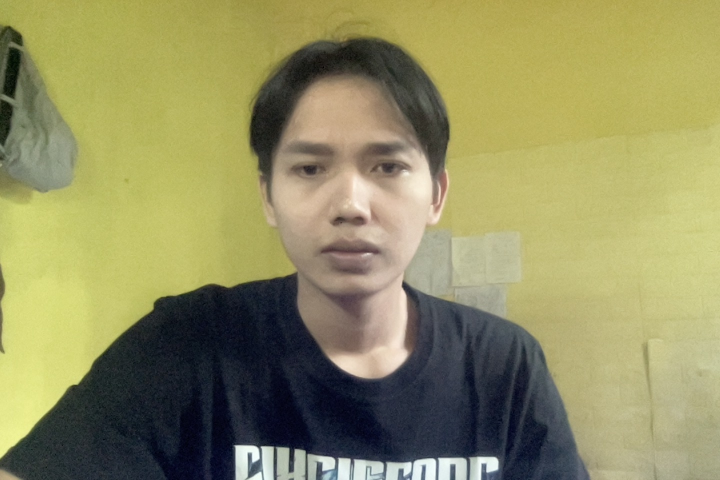
#> input picture foto.jpg, 1440 x 960 px, given in place of the camera (shown at 1/2 size)
$ python collect_training_data.py   (older library calls are emulated)
#> lines starting #> are read from the running program, lines starting #| are printed output that depends on the picture
#!/usr/bin/env python3
"""
Simple Data Collection Tool for Liveness Detection
=================================================

This tool helps collect training data for liveness detection by capturing
real and fake face images from webcam.
"""

import cv2
import os
import time
import numpy as np
from pathlib import Path
import json

class LivenessDataCollector:
    """
    Tool for collecting liveness detection training data
    """

    def __init__(self, output_dir="liveness_training_data"):
        """
        Initialize data collector

        Args:
            output_dir (str): Output directory for collected data
        """
        self.output_dir = output_dir
        self.face_cascade = cv2.CascadeClassifier(
            cv2.data.haarcascades + 'haarcascade_frontalface_default.xml'
        )

        # Create directory structure
        self.create_directories()

        # Collection statistics
        self.stats = {
            'real_images': 0,
            'fake_images': 0,
            'session_start': time.time()
        }

        print(f"Data collector initialized")
        print(f"Output directory: {self.output_dir}")

    def create_directories(self):
        """Create necessary directories"""
        subdirs = [
            "train/real", "train/fake",
            "validation/real", "validation/fake",
            "test/real", "test/fake"
        ]

        for subdir in subdirs:
            Path(f"{self.output_dir}/{subdir}").mkdir(parents=True, exist_ok=True)

        print("Directory structure created")

    def collect_real_faces(self, target_count=500):
        """
        Collect real face images

        Args:
            target_count (int): Target number of images to collect
        """
        print(f"\n📸 COLLECTING REAL FACES (Target: {target_count} images)")
        print("Instructions:")
        print("- Look directly at the camera")
        print("- Try different expressions and slight head movements")
        print("- Ensure good lighting")
        print("- Press SPACE to capture, Q to quit")
        print("- Images will be saved automatically when face is detected")

        cap = cv2.VideoCapture(0)
        cap.set(cv2.CAP_PROP_FRAME_WIDTH, 1280)
        cap.set(cv2.CAP_PROP_FRAME_HEIGHT, 720)

        collected = 0
        last_capture_time = 0
        capture_interval = 0.5  # Minimum interval between captures

        try:
            while collected < target_count:
                ret, frame = cap.read()
                if not ret:
                    break

                # Mirror effect
                frame = cv2.flip(frame, 1)

                # Detect faces
                gray = cv2.cvtColor(frame, cv2.COLOR_BGR2GRAY)
                faces = self.face_cascade.detectMultiScale(
                    gray, scaleFactor=1.1, minNeighbors=5,
                    minSize=(100, 100), maxSize=(400, 400)
                )

                # Draw detection box and info
                current_time = time.time()

                for (x, y, w, h) in faces:
                    # Draw face rectangle
                    cv2.rectangle(frame, (x, y), (x + w, y + h), (0, 255, 0), 2)

                    # Auto-capture if enough time has passed
                    if current_time - last_capture_time > capture_interval:
                        # Extract and save face
                        face_roi = frame[y:y+h, x:x+w]

                        # Quality check
                        if self.is_good_quality_face(face_roi):
                            # Save to train/validation/test based on count
                            subset = self.get_data_subset(collected, target_count)
                            filename = f"real_{int(current_time)}_{collected:04d}.jpg"
                            filepath = os.path.join(self.output_dir, subset, "real", filename)

                            # Resize and save
                            face_resized = cv2.resize(face_roi, (128, 128))
                            cv2.imwrite(filepath, face_resized)

                            collected += 1
                            last_capture_time = current_time
                            self.stats['real_images'] += 1

                            print(f"✅ Captured real face {collected}/{target_count} -> {filepath}")

                # Draw UI
                self.draw_collection_ui(frame, "REAL FACES", collected, target_count)

                # Display
                cv2.imshow('Real Face Collection', frame)

                # Handle keys
                key = cv2.waitKey(1) & 0xFF
                if key == ord('q'):
                    break
                elif key == ord(' '):
                    # Manual capture
                    if len(faces) > 0:
                        x, y, w, h = faces[0]
                        face_roi = frame[y:y+h, x:x+w]

                        if self.is_good_quality_face(face_roi):
                            subset = self.get_data_subset(collected, target_count)
                            filename = f"real_manual_{int(current_time)}_{collected:04d}.jpg"
                            filepath = os.path.join(self.output_dir, subset, "real", filename)

                            face_resized = cv2.resize(face_roi, (128, 128))
                            cv2.imwrite(filepath, face_resized)

                            collected += 1
                            self.stats['real_images'] += 1

                            print(f"📷 Manual capture {collected}/{target_count} -> {filepath}")

        except KeyboardInterrupt:
            print("\nCollection interrupted by user")

        finally:
            cap.release()
            cv2.destroyAllWindows()

        print(f"\n✅ Real face collection completed: {collected} images")

    def collect_fake_faces(self, target_count=500):
        """
        Collect fake face images (photos, screens, etc.)

        Args:
            target_count (int): Target number of images to collect
        """
        print(f"\n📱 COLLECTING FAKE FACES (Target: {target_count} images)")
        print("Instructions:")
        print("- Show photos on phone/tablet screen")
        print("- Use printed photos")
        print("- Display photos on computer monitor")
        print("- Try different angles and distances")
        print("- Press SPACE to capture, Q to quit")

        cap = cv2.VideoCapture(0)
        cap.set(cv2.CAP_PROP_FRAME_WIDTH, 1280)
        cap.set(cv2.CAP_PROP_FRAME_HEIGHT, 720)

        collected = 0
        last_capture_time = 0
        capture_interval = 0.5

        try:
            while collected < target_count:
                ret, frame = cap.read()
                if not ret:
                    break

                # Mirror effect
                frame = cv2.flip(frame, 1)

                # Detect faces
                gray = cv2.cvtColor(frame, cv2.COLOR_BGR2GRAY)
                faces = self.face_cascade.detectMultiScale(
                    gray, scaleFactor=1.1, minNeighbors=5,
                    minSize=(80, 80), maxSize=(500, 500)
                )

                # Draw detection and capture
                current_time = time.time()

                for (x, y, w, h) in faces:
                    # Draw face rectangle (red for fake)
                    cv2.rectangle(frame, (x, y), (x + w, y + h), (0, 0, 255), 2)

                    # Auto-capture
                    if current_time - last_capture_time > capture_interval:
                        face_roi = frame[y:y+h, x:x+w]

                        # Save fake face
                        subset = self.get_data_subset(collected, target_count)
                        filename = f"fake_{int(current_time)}_{collected:04d}.jpg"
                        filepath = os.path.join(self.output_dir, subset, "fake", filename)

                        face_resized = cv2.resize(face_roi, (128, 128))
                        cv2.imwrite(filepath, face_resized)

                        collected += 1
                        last_capture_time = current_time
                        self.stats['fake_images'] += 1

                        print(f"🔴 Captured fake face {collected}/{target_count} -> {filepath}")

                # Draw UI
                self.draw_collection_ui(frame, "FAKE FACES", collected, target_count, color=(0, 0, 255))

                # Display
                cv2.imshow('Fake Face Collection', frame)

                # Handle keys
                key = cv2.waitKey(1) & 0xFF
                if key == ord('q'):
                    break
                elif key == ord(' '):
                    # Manual capture
                    if len(faces) > 0:
                        x, y, w, h = faces[0]
                        face_roi = frame[y:y+h, x:x+w]

                        subset = self.get_data_subset(collected, target_count)
                        filename = f"fake_manual_{int(current_time)}_{collected:04d}.jpg"
                        filepath = os.path.join(self.output_dir, subset, "fake", filename)

                        face_resized = cv2.resize(face_roi, (128, 128))
                        cv2.imwrite(filepath, face_resized)

                        collected += 1
                        self.stats['fake_images'] += 1

                        print(f"📷 Manual capture {collected}/{target_count} -> {filepath}")

        except KeyboardInterrupt:
            print("\nCollection interrupted by user")

        finally:
            cap.release()
            cv2.destroyAllWindows()

        print(f"\n✅ Fake face collection completed: {collected} images")

    def is_good_quality_face(self, face_roi):
        """
        Check if face image is good quality

        Args:
            face_roi: Face region of interest

        Returns:
            bool: True if good quality
        """
        if face_roi.shape[0] < 50 or face_roi.shape[1] < 50:
            return False

        # Check sharpness using Laplacian variance
        gray = cv2.cvtColor(face_roi, cv2.COLOR_BGR2GRAY)
        laplacian_var = cv2.Laplacian(gray, cv2.CV_64F).var()

        # Check brightness
        brightness = np.mean(gray)

        return laplacian_var > 50 and 30 < brightness < 220

    def get_data_subset(self, current_count, total_count):
        """
        Determine which subset (train/validation/test) to save to

        Args:
            current_count (int): Current number of collected images
            total_count (int): Total target count

        Returns:
            str: Subset name
        """
        # Split: 70% train, 20% validation, 10% test
        train_split = int(total_count * 0.7)
        val_split = int(total_count * 0.9)

        if current_count < train_split:
            return "train"
        elif current_count < val_split:
            return "validation"
        else:
            return "test"

    def draw_collection_ui(self, frame, mode, collected, target, color=(0, 255, 0)):
        """
        Draw collection UI on frame

        Args:
            frame: Input frame
            mode (str): Collection mode
            collected (int): Number collected
            target (int): Target count
            color (tuple): UI color
        """
        height, width = frame.shape[:2]

        # Progress bar
        progress = collected / target
        bar_width = 400
        bar_height = 20
        bar_x = (width - bar_width) // 2
        bar_y = 50

        # Background
        cv2.rectangle(frame, (bar_x, bar_y), (bar_x + bar_width, bar_y + bar_height), (100, 100, 100), -1)

        # Progress
        progress_width = int(bar_width * progress)
        cv2.rectangle(frame, (bar_x, bar_y), (bar_x + progress_width, bar_y + bar_height), color, -1)

        # Text
        progress_text = f"{mode}: {collected}/{target} ({progress*100:.1f}%)"
        text_size = cv2.getTextSize(progress_text, cv2.FONT_HERSHEY_SIMPLEX, 0.8, 2)[0]
        text_x = (width - text_size[0]) // 2
        cv2.putText(frame, progress_text, (text_x, bar_y - 10),
                   cv2.FONT_HERSHEY_SIMPLEX, 0.8, color, 2)

        # Instructions
        instructions = [
            "SPACE: Manual capture",
            "Q: Quit collection",
            "Auto-capture when face detected"
        ]

        for i, instruction in enumerate(instructions):
            y_pos = height - 80 + (i * 25)
            cv2.putText(frame, instruction, (10, y_pos),
                       cv2.FONT_HERSHEY_SIMPLEX, 0.6, (255, 255, 255), 1)

    def save_collection_stats(self):
        """Save collection statistics"""
        self.stats['session_duration'] = time.time() - self.stats['session_start']
        self.stats['total_images'] = self.stats['real_images'] + self.stats['fake_images']

        stats_path = os.path.join(self.output_dir, 'collection_stats.json')
        with open(stats_path, 'w') as f:
            json.dump(self.stats, f, indent=2)

        print(f"Collection statistics saved to: {stats_path}")

    def create_dataset_info(self):
        """Create dataset information file"""
        info = {
            'dataset_name': 'Liveness Detection Training Data',
            'created_at': time.strftime('%Y-%m-%d %H:%M:%S'),
            'classes': ['real', 'fake'],
            'image_size': '128x128',
            'format': 'JPEG',
            'structure': {
                'train': 'Training data (70%)',
                'validation': 'Validation data (20%)',
                'test': 'Test data (10%)'
            },
            'collection_stats': self.stats
        }

        info_path = os.path.join(self.output_dir, 'dataset_info.json')
        with open(info_path, 'w') as f:
            json.dump(info, f, indent=2)

        print(f"Dataset info saved to: {info_path}")

    def run_collection_session(self, real_target=500, fake_target=500):
        """
        Run complete data collection session

        Args:
            real_target (int): Target number of real face images
            fake_target (int): Target number of fake face images
        """
        print("=" * 70)
        print("🎯 LIVENESS DETECTION DATA COLLECTION SESSION")
        print("=" * 70)
        print(f"Target: {real_target} real faces + {fake_target} fake faces")
        print(f"Output: {self.output_dir}")
        print("=" * 70)

        try:
            # Collect real faces
            self.collect_real_faces(real_target)

            print("\n" + "="*50)
            print("Phase 1 completed! Now collecting fake faces...")
            print("Prepare photos, phone screens, or printed images")
            input("Press Enter when ready...")

            # Collect fake faces
            self.collect_fake_faces(fake_target)

            # Save statistics and info
            self.save_collection_stats()
            self.create_dataset_info()

            # Final summary
            print("\n" + "="*70)
            print("🎉 DATA COLLECTION COMPLETED!")
            print("="*70)
            print(f"Real faces collected: {self.stats['real_images']}")
            print(f"Fake faces collected: {self.stats['fake_images']}")
            print(f"Total images: {self.stats['total_images']}")
            print(f"Session duration: {self.stats['session_duration']:.1f} seconds")
            print(f"Data saved in: {self.output_dir}")
            print("="*70)
            print("Your data is ready for training!")
            print("Next step: Run the training script")

        except Exception as e:
            print(f"❌ Collection failed: {e}")
            import traceback
            traceback.print_exc()

def main():
    """Main function"""
    print("=" * 70)
    print("📸 LIVENESS DETECTION DATA COLLECTION TOOL")
    print("=" * 70)
    print("This tool will help you collect training data for liveness detection")
    print("You'll collect both REAL faces and FAKE faces (photos/screens)")
    print("=" * 70)

    # Configuration
    output_dir = "liveness_training_data"
    real_target = 500
    fake_target = 500

    print(f"Configuration:")
    print(f"- Output directory: {output_dir}")
    print(f"- Real face target: {real_target}")
    print(f"- Fake face target: {fake_target}")
    print(f"- Total target: {real_target + fake_target}")
    print()

    # Confirm to proceed
    response = input("Ready to start collection? (y/n): ")
#> the answer given: y
    if response.lower() != 'y':
        print("Collection cancelled")
        return

    # Initialize collector
    collector = LivenessDataCollector(output_dir)

    # Run collection
    collector.run_collection_session(real_target, fake_target)
#> in collect_real_faces, frame is the input picture: shape (960, 1440, 3); mean B, G, R 97.2, 143.2, 145.9
#> in collect_real_faces, `gray = cv2.cvtColor(frame, cv2.COLOR_BGR2GRAY)`:
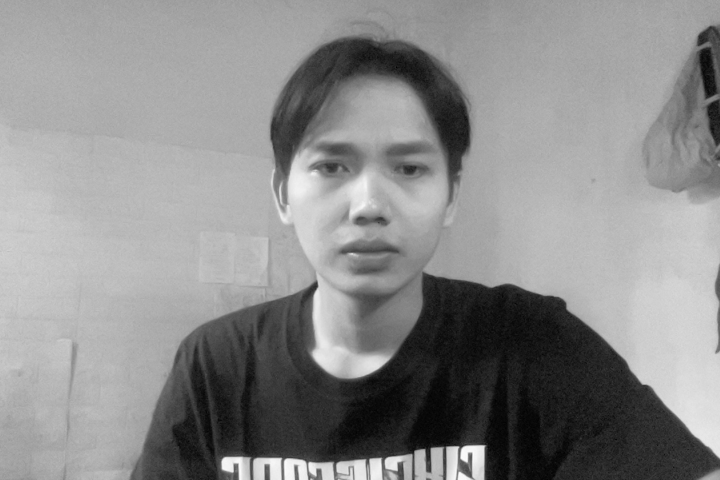
#> gray: shape (960, 1440) (shown at 1/2 size); min 1, max 253, mean 138.8
#> in collect_real_faces, `faces = self.face_cascade.detectMultiScale( gray, scaleFactor=1.1, min..`: faces = [[570, 201, 352, 352]]
#> the loop in collect_real_faces, `for (x, y, w, h) in faces:` made 1 pass
#> (x, y, w, h, laplacian_var in is_good_quality_face, brightness in is_good_quality_face, train_split in get_data_subset, val_split in get_data_subset) on pass 1: (570, 201, 352, 352, 144.4, 149.2, 350, 450)
#| ✅ Captured real face 1/500 -> liveness_training_data/train/real/real_1795222486_0000.jpg
#> pass 1, in is_good_quality_face, `gray = cv2.cvtColor(face_roi, cv2.COLOR_BGR2GRAY)`:
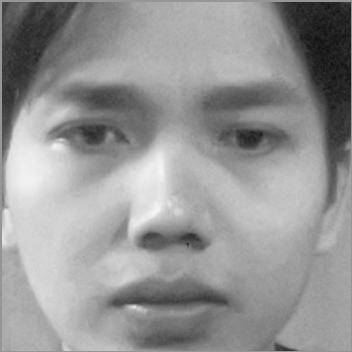
#> gray: shape (352, 352); min 12, max 246, mean 149.2
#> after the loop in collect_real_faces, `for (x, y, w, h) in faces:`:
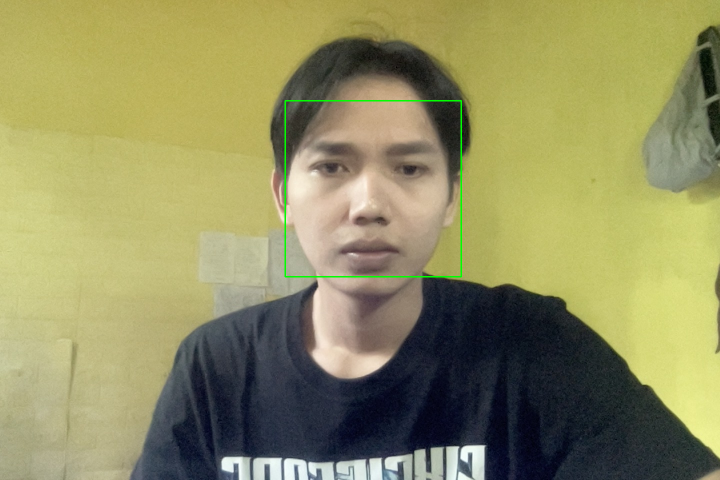
#> frame: shape (960, 1440, 3) (shown at 1/2 size); mean B, G, R 96.9, 143.5, 145.5
#> after the loop in collect_real_faces, `for (x, y, w, h) in faces:`: collected = 1; last_capture_time = 1.8e+09; self.stats = {'real_images': 1, 'fake_images': 0, 'session_start': 1.8e+09}
#> in draw_collection_ui, `progress = collected / target`: progress = 0.002
#> in draw_collection_ui, `progress_width = int(bar_width * progress)`: progress_width = 0
#> in draw_collection_ui, `cv2.rectangle(frame, (bar_x, bar_y), (bar_x + progress_width, bar_y + ..`: frame: shape (960, 1440, 3); mean B, G, R 97, 143.2, 145.1
#> in draw_collection_ui, `progress_text = f"{mode}: {collected}/{target} ({progress*100:.1f}%)"`: progress_text = 'REAL FACES: 1/500 (0.2%)'
#> in draw_collection_ui, `text_size = cv2.getTextSize(progress_text, cv2.FONT_HERSHEY_SIMPLEX, 0..`: text_size = (348, 18)
#> in draw_collection_ui, `text_x = (width - text_size[0]) // 2`: text_x = 546
#> after the loop in draw_collection_ui, `for i, instruction in enumerate(instructions):`:
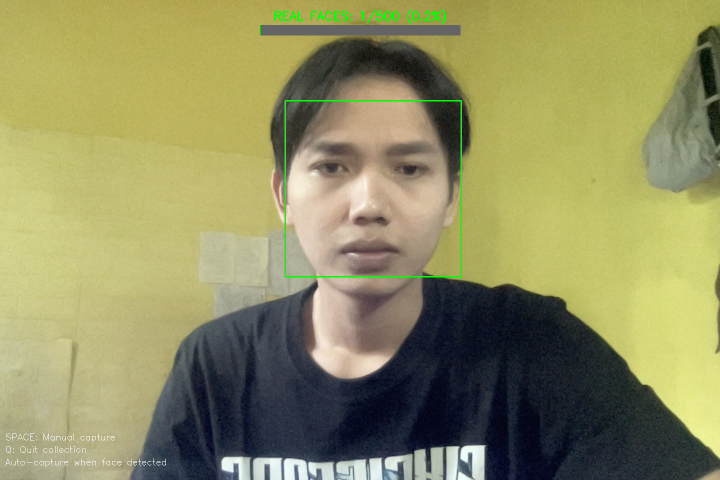
#> frame: shape (960, 1440, 3) (shown at 1/2 size); mean B, G, R 97, 143.5, 144.9
#> (key q is pressed here)
#| ✅ Real face collection completed: 1 images
#> in collect_fake_faces, `faces = self.face_cascade.detectMultiScale( gray, scaleFactor=1.1, min..`: faces = [[550, 185, 388, 388]]
#> the loop in collect_fake_faces, `for (x, y, w, h) in faces:` made 1 pass
#> (x, y, w, h, train_split in get_data_subset, val_split in get_data_subset, subset, filename) on pass 1: (550, 185, 388, 388, 350, 450, 'train', 'fake_1795222487_0000.jpg')
#| 🔴 Captured fake face 1/500 -> liveness_training_data/train/fake/fake_1795222487_0000.jpg
#> pass 1, in collect_fake_faces, `face_resized = cv2.resize(face_roi, (128, 128))`:
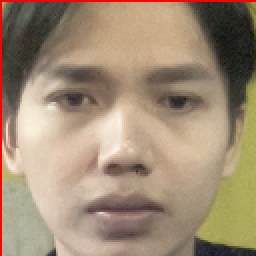
#> face_resized: shape (128, 128, 3) (shown 2 times larger); mean B, G, R 117.3, 140.6, 160.6
#> after the loop in collect_fake_faces, `for (x, y, w, h) in faces:`:
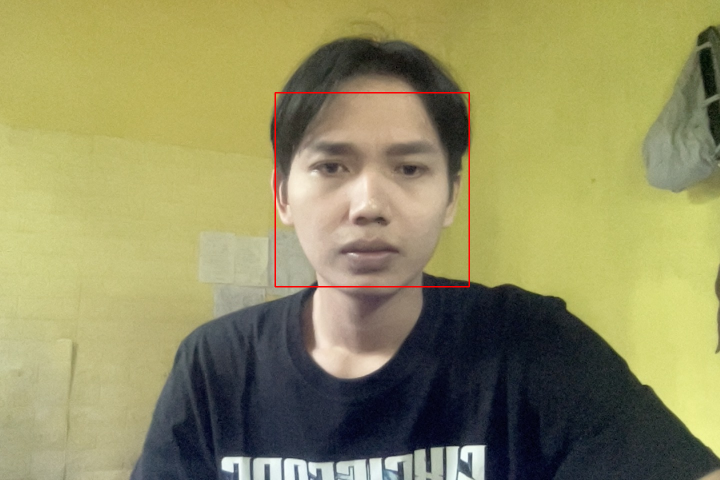
#> frame: shape (960, 1440, 3) (shown at 1/2 size); mean B, G, R 96.9, 142.7, 146.3
#> after the loop in collect_fake_faces, `for (x, y, w, h) in faces:`: collected = 1; last_capture_time = 1.8e+09; self.stats = {'real_images': 1, 'fake_images': 1, 'session_start': 1.8e+09}
#> call 2 of draw_collection_ui, with mode = 'FAKE FACES', collected = 1, target = 500, color = (0, 0, 255)
#> in draw_collection_ui (call 2), `cv2.rectangle(frame, (bar_x, bar_y), (bar_x + progress_width, bar_y + ..`: frame: shape (960, 1440, 3); mean B, G, R 97, 142.4, 145.9
#> in draw_collection_ui (call 2), `progress_text = f"{mode}: {collected}/{target} ({progress*100:.1f}%)"`: progress_text = 'FAKE FACES: 1/500 (0.2%)'
#> in draw_collection_ui (call 2), `text_size = cv2.getTextSize(progress_text, cv2.FONT_HERSHEY_SIMPLEX, 0..`: text_size = (349, 18)
#> in draw_collection_ui (call 2), `text_x = (width - text_size[0]) // 2`: text_x = 545
#> after the loop in draw_collection_ui (call 2), `for i, instruction in enumerate(instructions):`:
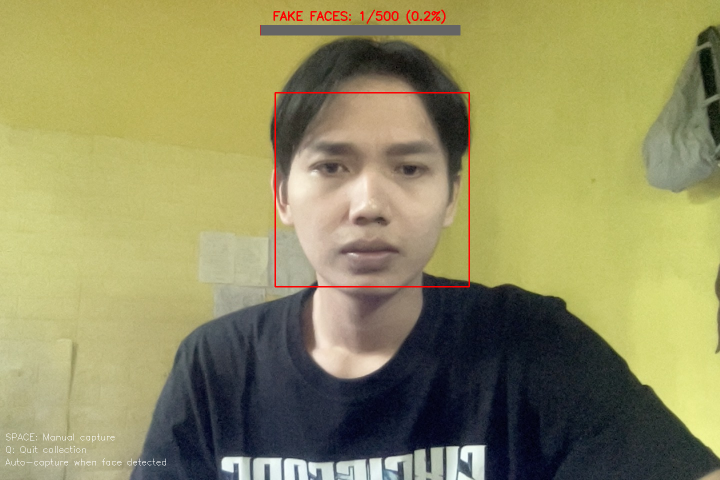
#> frame: shape (960, 1440, 3) (shown at 1/2 size); mean B, G, R 97, 142.2, 146.1
#> (key q is pressed here)
#| ✅ Fake face collection completed: 1 images
#| Collection statistics saved to: liveness_training_data/collection_stats.json
#| Dataset info saved to: liveness_training_data/dataset_info.json
#| Real faces collected: 1
#| Fake faces collected: 1
#| Total images: 2
#| Session duration: 2.9 seconds
#| Data saved in: liveness_training_data

if __name__ == "__main__":
    main()
